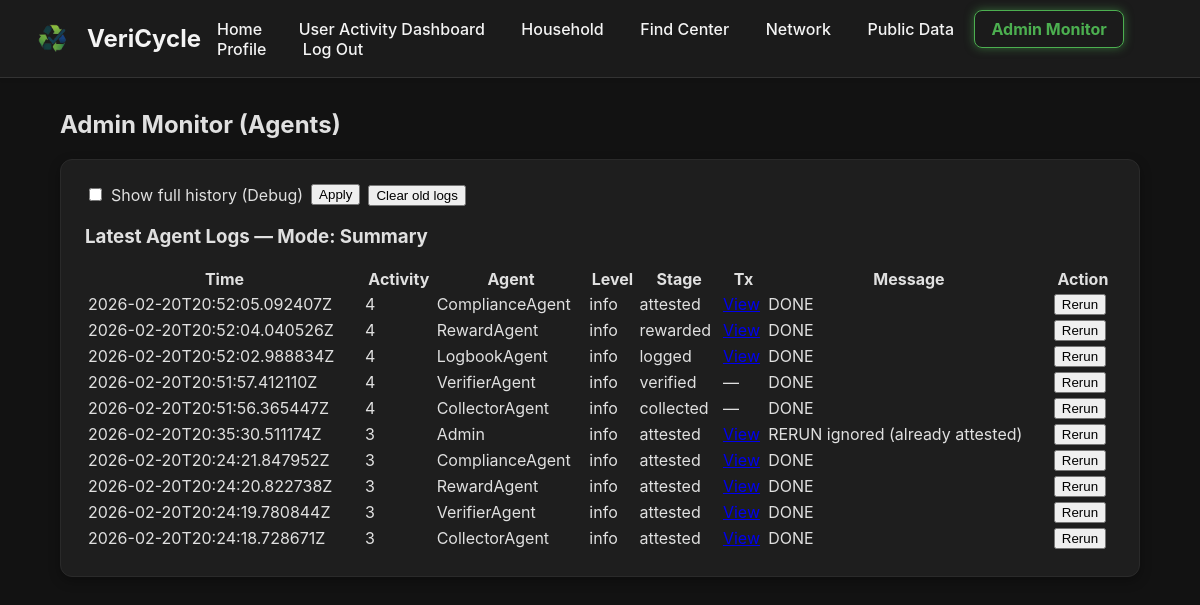
The page /admin/monitor (signed in) on the database its author committed.
### models.py (models this page shows)
class AgentLog(db.Model):
    id = db.Column(db.Integer, primary_key=True)
    created_at = db.Column(db.String(64), nullable=False)  # ISO UTC string
    activity_id = db.Column(db.Integer, nullable=False)
    agent_name = db.Column(db.String(64), nullable=False)
    level = db.Column(db.String(16), nullable=False, default="info")  # info|error
    message = db.Column(db.String(512), nullable=False)
    pipeline_stage = db.Column(db.String(50), nullable=True)
    hedera_tx_id = db.Column(db.String(150), nullable=True)
    last_error = db.Column(db.String(512), nullable=True)

### app.py (the view)
@app.get('/admin/monitor')
@login_required
def admin_monitor():
    debug_mode = (request.args.get('debug', '0').lower() in ('1', 'true', 'yes', 'on'))
    rows = AgentLog.query.order_by(AgentLog.id.desc()).limit(1000).all()
    if debug_mode:
        logs = rows
    else:
        seen = set()
        logs = []
        for row in rows:
            key = (row.activity_id, row.agent_name)
            if key in seen:
                continue
            seen.add(key)
            logs.append(row)
        logs = logs[:80]
    return render_template(
        'admin_monitor.html',
        logs=logs,
        debug_mode=debug_mode,
        mode_label='Full History (Debug)' if debug_mode else 'Summary',
        active_page='admin_monitor'
    )

### app.py (called while the page is built)
@login_manager.user_loader
def load_user(user_id):
    try:
        return db.session.get(User, int(user_id))
    except OperationalError:
        return None

### templates/admin_monitor.html
{% extends "base.html" %}
{% block content %}
<h2>Admin Monitor (Agents)</h2>
<div class="card" style="margin-top:12px;">
  <div style="display:flex; gap:8px; align-items:center; flex-wrap:wrap;">
    <form method="GET" action="/admin/monitor" style="display:flex; align-items:center; gap:8px;">
      <label style="display:flex; align-items:center; gap:6px;">
        <input type="checkbox" name="debug" value="1" {% if debug_mode %}checked{% endif %}>
        Show full history (Debug)
      </label>
      <button type="submit">Apply</button>
    </form>
    <form method="POST" action="/admin/clear-logs">
      <button type="submit">Clear old logs</button>
    </form>
  </div>
  <h3>Latest Agent Logs — Mode: {{ mode_label }}</h3>
  <table class="table" style="width:100%; margin-top:8px;">
    <thead>
      <tr>
        <th>Time</th>
        <th>Activity</th>
        <th>Agent</th>
        <th>Level</th>
        <th>Stage</th>
        <th>Tx</th>
        <th>Message</th>
        <th>Action</th>
      </tr>
    </thead>
    <tbody>
      {% for l in logs %}
      <tr>
        <td style="white-space:nowrap;">{{ l.created_at }}</td>
        <td>{{ l.activity_id }}</td>
        <td>{{ l.agent_name }}</td>
        <td>{{ l.level }}</td>
        <td>{{ l.pipeline_stage or "—" }}</td>
        <td style="white-space:nowrap;">
          {% if l.hedera_tx_id %}
            <a href="https://hashscan.io/testnet/transaction/{{ l.hedera_tx_id }}" target="_blank">View</a>
          {% else %}—{% endif %}
        </td>
        <td style="max-width:520px; overflow-wrap:anywhere;">{{ l.message }}</td>
        <td>
          <form method="POST" action="/admin/rerun/{{ l.activity_id }}">
            <button type="submit">Rerun</button>
          </form>
        </td>
      </tr>
      {% endfor %}
    </tbody>
  </table>
</div>
{% endblock %}

### rows shown on the page
AgentLog: created_at "2026-02-20T20:52:05.092407Z", activity_id "4", agent_name "ComplianceAgent", level "info", pipeline_stage "attested", message "DONE"
AgentLog: created_at "2026-02-20T20:52:04.040526Z", activity_id "4", agent_name "RewardAgent", level "info", pipeline_stage "rewarded", message "DONE"
AgentLog: created_at "2026-02-20T20:52:02.988834Z", activity_id "4", agent_name "LogbookAgent", level "info", pipeline_stage "logged", message "DONE"
AgentLog: created_at "2026-02-20T20:51:57.412110Z", activity_id "4", agent_name "VerifierAgent", level "info", pipeline_stage "verified", message "DONE"
AgentLog: created_at "2026-02-20T20:51:56.365447Z", activity_id "4", agent_name "CollectorAgent", level "info", pipeline_stage "collected", message "DONE"
AgentLog: created_at "2026-02-20T20:35:30.511174Z", activity_id "3", agent_name "Admin", level "info", pipeline_stage "attested", message "RERUN ignored (already attested)"
AgentLog: created_at "2026-02-20T20:24:21.847952Z", activity_id "3", agent_name "ComplianceAgent", level "info", pipeline_stage "attested", message "DONE"
AgentLog: created_at "2026-02-20T20:24:20.822738Z", activity_id "3", agent_name "RewardAgent", level "info", pipeline_stage "attested", message "DONE"
AgentLog: created_at "2026-02-20T20:24:19.780844Z", activity_id "3", agent_name "VerifierAgent", level "info", pipeline_stage "attested", message "DONE"
AgentLog: created_at "2026-02-20T20:24:18.728671Z", activity_id "3", agent_name "CollectorAgent", level "info", pipeline_stage "attested", message "DONE"

### other values the page prints
{{ mode_label }} "Summary"
